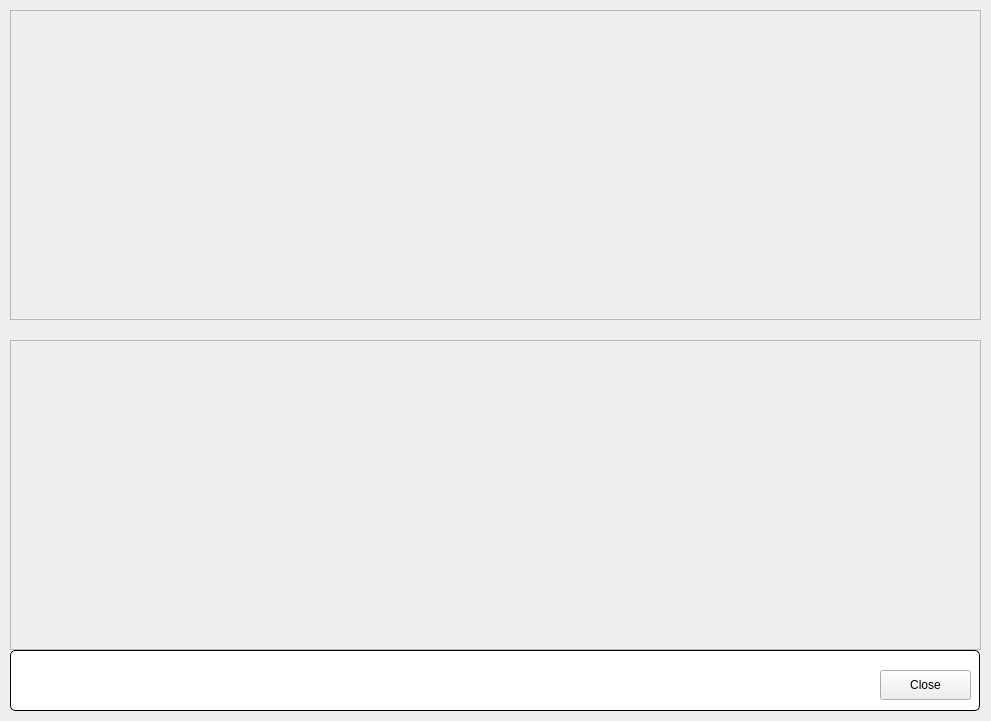
<?xml version="1.0" encoding="UTF-8"?>
<ui version="4.0">
 <class>FormVacuumSchematic</class>
 <widget class="QMainWindow" name="FormVacuumSchematic">
  <property name="geometry">
   <rect>
    <x>0</x>
    <y>0</y>
    <width>991</width>
    <height>721</height>
   </rect>
  </property>
  <property name="windowTitle">
   <string>Vacuum Schematic</string>
  </property>
  <widget class="QWidget" name="centralWidget">
  <widget class="QGroupBox" name="titleGroupBox_2">
   <property name="geometry">
    <rect>
     <x>10</x>
     <y>650</y>
     <width>970</width>
     <height>61</height>
    </rect>
   </property>
   <property name="styleSheet">
    <string notr="true">QGroupBox {
	background-color: rgb(255, 255, 255);
    border: 1px solid black;
    border-radius: 5px;
    margin-top: 0.5em;
}

QGroupBox::title {
    subcontrol-origin: margin;
    left: 10px;
    padding: 0 3px 0 3px;
}</string>
   </property>
   <property name="title">
    <string/>
   </property>
   <widget class="QPushButton" name="btnClose">
    <property name="geometry">
     <rect>
      <x>870</x>
      <y>20</y>
      <width>91</width>
      <height>30</height>
     </rect>
    </property>
    <property name="text">
     <string>Close</string>
    </property>
   </widget>
  </widget>
  <widget class="QwtPlot" name="plotIMG">
   <property name="geometry">
    <rect>
     <x>10</x>
     <y>10</y>
     <width>971</width>
     <height>310</height>
    </rect>
   </property>
   <property name="frameShape">
    <enum>QFrame::StyledPanel</enum>
   </property>
  </widget>
  <widget class="QwtPlot" name="plotIP">
   <property name="geometry">
    <rect>
     <x>10</x>
     <y>340</y>
     <width>971</width>
     <height>310</height>
    </rect>
   </property>
   <property name="frameShape">
    <enum>QFrame::StyledPanel</enum>
   </property>
  </widget>
  </widget>
 </widget>
 <customwidgets>
  <customwidget>
   <class>QwtPlot</class>
   <extends>QFrame</extends>
   <header>qwt_plot.h</header>
  </customwidget>
 </customwidgets>
 <resources/>
 <connections/>
</ui>
